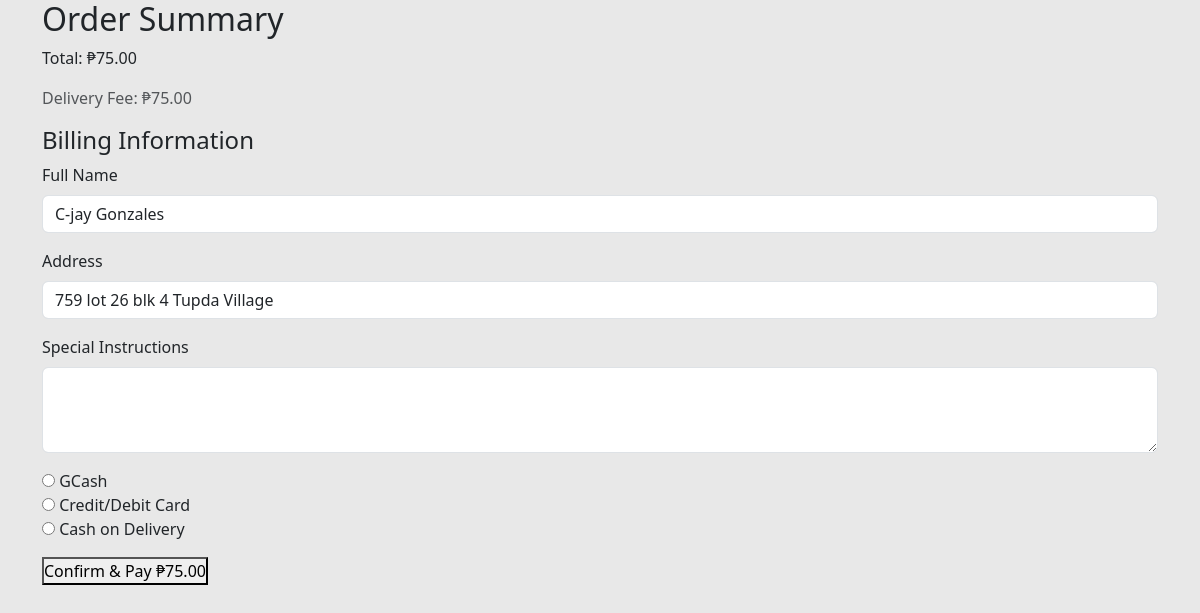
The app's page /test-files/checkout-test.php (signed in), older data.
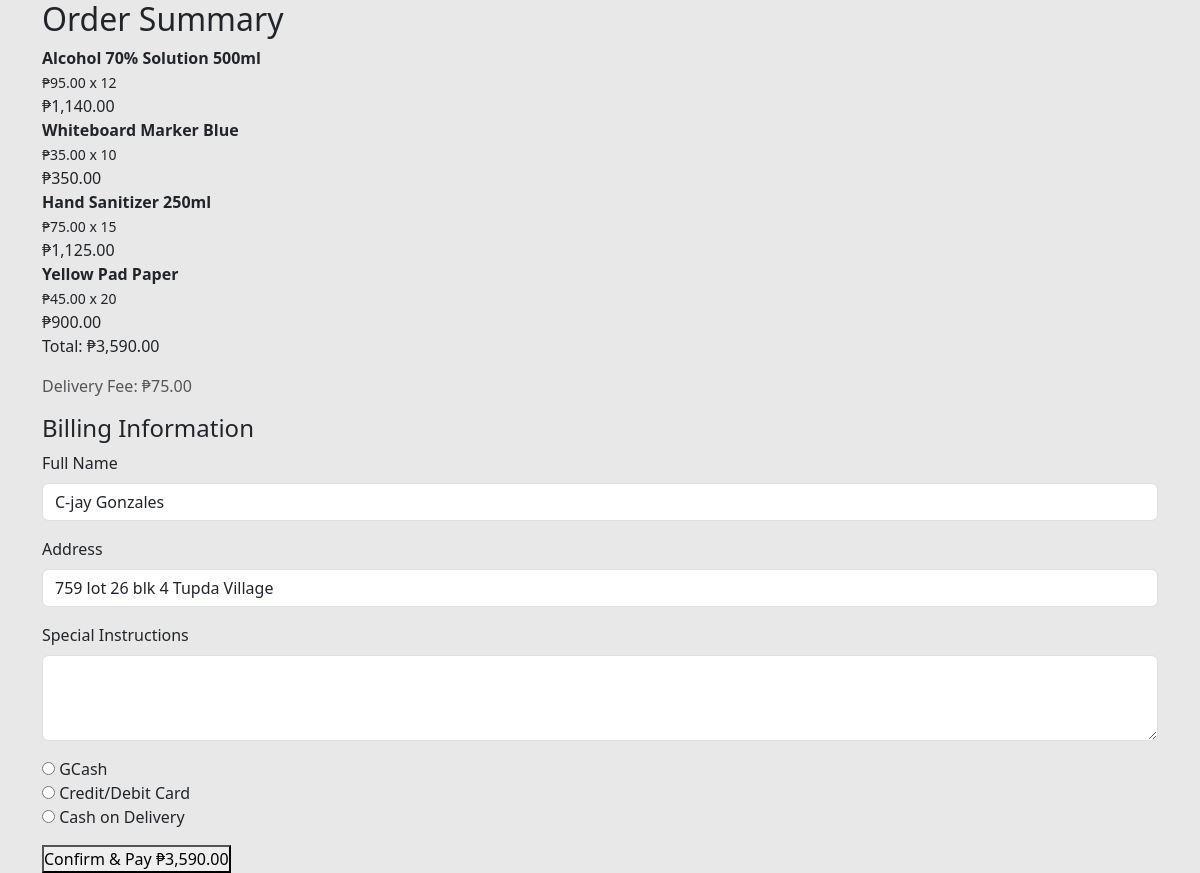
The same page, newer data.
### tables this page shows
CREATE TABLE `shopping_cart` (
  `cart_id` int(11) NOT NULL,
  `user_id` int(11) NOT NULL,
  `product_id` int(11) NOT NULL,
  `quantity` int(10) UNSIGNED NOT NULL DEFAULT 1,
  `added_at` timestamp NOT NULL DEFAULT current_timestamp()
);

CREATE TABLE `products` (
  `product_id` int(11) NOT NULL,
  `category_id` int(11) NOT NULL,
  `product_name` varchar(150) NOT NULL,
  `product_code` varchar(50) DEFAULT NULL,
  `description` text DEFAULT NULL,
  `price` decimal(10,2) NOT NULL,
  `stock_quantity` int(11) UNSIGNED NOT NULL,
  `min_stock_level` int(11) UNSIGNED DEFAULT 0,
  `product_image` varchar(255) DEFAULT NULL,
  `is_featured` tinyint(1) DEFAULT 0,
  `is_top_order` tinyint(1) DEFAULT 0,
  `isActive` tinyint(1) DEFAULT 1,
  `created_at` datetime DEFAULT current_timestamp(),
  `updated_at` timestamp NOT NULL DEFAULT current_timestamp() ON UPDATE current_timestamp()
);

### auth/auth.php (called while the page is built, shortened)
<?php
      $pdo = connect();
      $stmt = $pdo->prepare("SELECT * FROM users WHERE user_id = :id LIMIT 1");
      $stmt->execute([':id' => $_SESSION['user_id']]);
      $user = $stmt->fetch(PDO::FETCH_ASSOC);
?>

### test-files/checkout-test.php (the view, shortened to what this page needs)
<?php
require_once __DIR__ .'/../auth/auth.php';
$pdo = connect();
$user_id = $user['user_id'];
$getCart = "SELECT
                c.cart_id,
                c.product_id,
                p.product_name,
                p.price,
                c.quantity,
                (p.price * c.quantity) AS subtotal
            FROM shopping_cart c
            JOIN products p ON c.product_id = p.product_id
            WHERE c.user_id = ?";
$stmt = $pdo->prepare($getCart);
$stmt->execute([$user_id]);
$cartItems = $stmt->fetchAll(PDO::FETCH_ASSOC);
$total_amount = array_sum(array_column($cartItems, 'subtotal'));
$shipping_fee = 75.00;
$final_amount = $total_amount + $shipping_fee;
?>
<!DOCTYPE html>
<html lang="en">
<head>
    <link href="../bootstrap-5.3.8-dist/css/bootstrap.css" rel="stylesheet">
    <link href="../ui/homepage.css" rel="stylesheet"/>
</head>
<body>
<div class="container checkout-container">
    <div class="order-summary">
        <h2>Order Summary</h2>
        <?php foreach ($cartItems as $item): ?>
            <div class="summary-item">
                <div>
                    <strong><?= htmlspecialchars($item['product_name']) ?></strong><br>
                    <small>₱<?= number_format($item['price'], 2) ?> x <?= $item['quantity'] ?></small>
                </div>
                <div>
                    ₱<?= number_format($item['subtotal'], 2) ?>
                </div>
            </div>
        <?php endforeach; ?>
        <div class="summary-item total">
            <span>Total:</span>
            <span>₱<?= number_format($final_amount, 2) ?></span>
        </div>
        <p class="mt-3 text-muted">Delivery Fee: ₱<?= number_format($shipping_fee, 2) ?></p>
    </div>
    <div class="billing-info">
        <h4>Billing Information</h4>
        <form action="process-payment.php" method="POST">
            <div class="mb-3">
                <label for="fullname" class="form-label">Full Name</label>
                <input type="text" class="form-control" id="fullname"
                       value="<?= htmlspecialchars($user['first_name'].' '.$user['last_name']); ?>" readonly>
            </div>
            <div class="mb-3">
                <label for="address" class="form-label">Address</label>
                <input type="text" class="form-control" id="address"
                       value="<?= htmlspecialchars($user['address']); ?>" readonly>
            </div>
            <div class="mb-3">
                <label for="instructions" class="form-label">Special Instructions</label>
                <textarea class="form-control" id="instructions" name="instructions" rows="3"></textarea>
            </div>
            <div class="mb-3">
                <label><input type="radio" name="payment_method" value="GCash" required> GCash</label><br>
                <label><input type="radio" name="payment_method" value="Card"> Credit/Debit Card</label><br>
                <label><input type="radio" name="payment_method" value="COD"> Cash on Delivery</label>
            </div>
            <button type="submit" class="btn-pay">
                Confirm & Pay ₱<?= number_format($final_amount, 2) ?>
            </button>
        </form>
    </div>
</div>
</body>
</html>

Row changes from the older to the newer data that the page shows:
added shopping_cart: product.product_name "Alcohol 70% Solution 500ml", product.price "95.00", quantity "12", subtotal "1,140.00"
added shopping_cart: product.product_name "Whiteboard Marker Blue", product.price "35.00", quantity "10", subtotal "350.00"
added shopping_cart: product.product_name "Hand Sanitizer 250ml", product.price "75.00", quantity "15", subtotal "1,125.00"
added shopping_cart: product.product_name "Yellow Pad Paper", product.price "45.00", quantity "20", subtotal "900.00"
Text that changed along with them:
$final_amount: "75.00" → "3,590.00"
